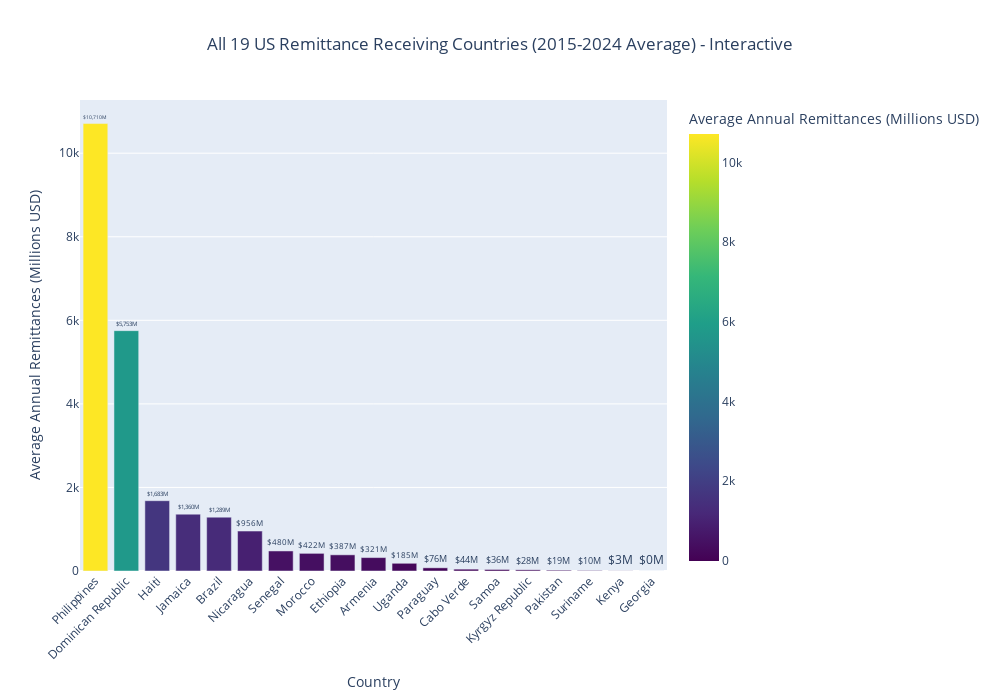

The cell this chart's notebook holds for it:
### Code cell
# Top receiving countries visualization - ALL COUNTRIES with VERTICAL bars
import matplotlib.pyplot as plt
import seaborn as sns

# Sort countries by remittance values and get all countries (we only have 19 total)
all_countries = us_flows_agg.sort_values('Value_Clean', ascending=False).reset_index(drop=True)

print("ALL US REMITTANCE RECEIVING COUNTRIES (2015-2024 Average)")
print("=" * 65)

# Display all countries in a formatted table
all_countries_display = all_countries.copy()
all_countries_display['Rank'] = range(1, len(all_countries_display) + 1)
all_countries_display['Value_Formatted'] = all_countries_display['Value_Clean'].apply(lambda x: f"${x:,.2f}M")

# Reorder columns for display
display_cols = ['Rank', 'Receiving_Country', 'Value_Formatted', 'Number_of_Years']
table_display = all_countries_display[display_cols]
table_display.columns = ['Rank', 'Country', 'Avg Annual Remittances', 'Years of Data']

print(table_display.to_string(index=False))
print(f"\nTotal countries: {len(us_flows_agg)}")

# Create VERTICAL bar chart (flipped axis)
plt.figure(figsize=(16, 10))

# Create vertical bar chart 
bars = plt.bar(range(len(all_countries_display)), all_countries_display['Value_Clean'])

# Color gradient
colors = plt.cm.viridis(np.linspace(0, 1, len(all_countries_display)))
for bar, color in zip(bars, colors):
    bar.set_color(color)

plt.ylabel('Average Annual Remittances (Millions USD)', fontsize=12)
plt.xlabel('Receiving Country', fontsize=12)
plt.title(f'All {len(all_countries_display)} US Remittance Receiving Countries\n(2015-2024 Average - Vertical Bars)', fontsize=14, fontweight='bold')

# Set country names on x-axis with rotation for readability
plt.xticks(range(len(all_countries_display)), all_countries_display['Receiving_Country'], 
           rotation=45, ha='right', fontsize=10)

# Add value labels on top of bars
for i, (country, value) in enumerate(zip(all_countries_display['Receiving_Country'], all_countries_display['Value_Clean'])):
    plt.text(i, value + 50, f'${value:,.0f}M', ha='center', va='bottom', fontsize=8, rotation=0)

plt.grid(axis='y', alpha=0.3)
plt.tight_layout()
plt.show()

# Create a plotly interactive VERTICAL bar chart as well
fig_bar = px.bar(
    all_countries,
    x='Receiving_Country',
    y='Value_Clean',
    title=f'All {len(all_countries)} US Remittance Receiving Countries (2015-2024 Average) - Interactive',
    labels={'Value_Clean': 'Average Annual Remittances (Millions USD)', 'Receiving_Country': 'Country'},
    text='Value_Clean',
    color='Value_Clean',
    color_continuous_scale='Viridis'
)

fig_bar.update_traces(texttemplate='$%{text:,.0f}M', textposition='outside')
fig_bar.update_layout(
    xaxis={'categoryorder': 'total descending'},
    title_x=0.5,
    width=1000,
    height=700,
    showlegend=False,
    xaxis_tickangle=-45
)

fig_bar.show()

### Figure 1 — Plotly figure (JSON) as saved in the notebook; plotly's stock layout.template omitted (floating-point values rounded to 4 significant figures)
{"data": [{"hovertemplate": "Country=%{x}<br>Average Annual Remittances (Millions USD)=%{marker.color}<extra></extra>", "legendgroup": "", "marker": {"color": [10710.0, 5753.0, 1683.0, 1360.0, 1289.0, 955.8, 479.7, 422.4, 387.0, 321.2, 184.5, 75.86, 43.9, 36.29, 27.94, 18.61, 10.28, 2.638, 0.259], "coloraxis": "coloraxis", "pattern": {"shape": ""}}, "name": "", "orientation": "v", "showlegend": false, "text": [10710.0, 5753.0, 1683.0, 1360.0, 1289.0, 955.8, 479.7, 422.4, 387.0, 321.2, 184.5, 75.86, 43.9, 36.29, 27.94, 18.61, 10.28, 2.638, 0.259], "textposition": "outside", "texttemplate": "$%{text:,.0f}M", "type": "bar", "x": ["Philippines", "Dominican Republic", "Haiti", "Jamaica", "Brazil", "Nicaragua", "Senegal", "Morocco", "Ethiopia", "Armenia", "Uganda", "Paraguay", "Cabo Verde", "Samoa", "Kyrgyz Republic", "Pakistan", "Suriname", "Kenya", "Georgia"], "xaxis": "x", "y": [10710.0, 5753.0, 1683.0, 1360.0, 1289.0, 955.8, 479.7, 422.4, 387.0, 321.2, 184.5, 75.86, 43.9, 36.29, 27.94, 18.61, 10.28, 2.638, 0.259], "yaxis": "y"}], "layout": {"barmode": "relative", "coloraxis": {"colorbar": {"title": {"text": "Average Annual Remittances (Millions USD)"}}, "colorscale": [[0, "#440154"], [0.1111, "#482878"], [0.2222, "#3e4989"], [0.3333, "#31688e"], [0.4444, "#26828e"], [0.5556, "#1f9e89"], [0.6667, "#35b779"], [0.7778, "#6ece58"], [0.8889, "#b5de2b"], [1, "#fde725"]]}, "height": 700, "legend": {"tracegroupgap": 0}, "showlegend": false, "title": {"text": "All 19 US Remittance Receiving Countries (2015-2024 Average) - Interactive", "x": 0.5}, "width": 1000, "xaxis": {"anchor": "y", "categoryorder": "total descending", "domain": [0, 1], "tickangle": -45, "title": {"text": "Country"}}, "yaxis": {"anchor": "x", "domain": [0, 1], "title": {"text": "Average Annual Remittances (Millions USD)"}}}}
